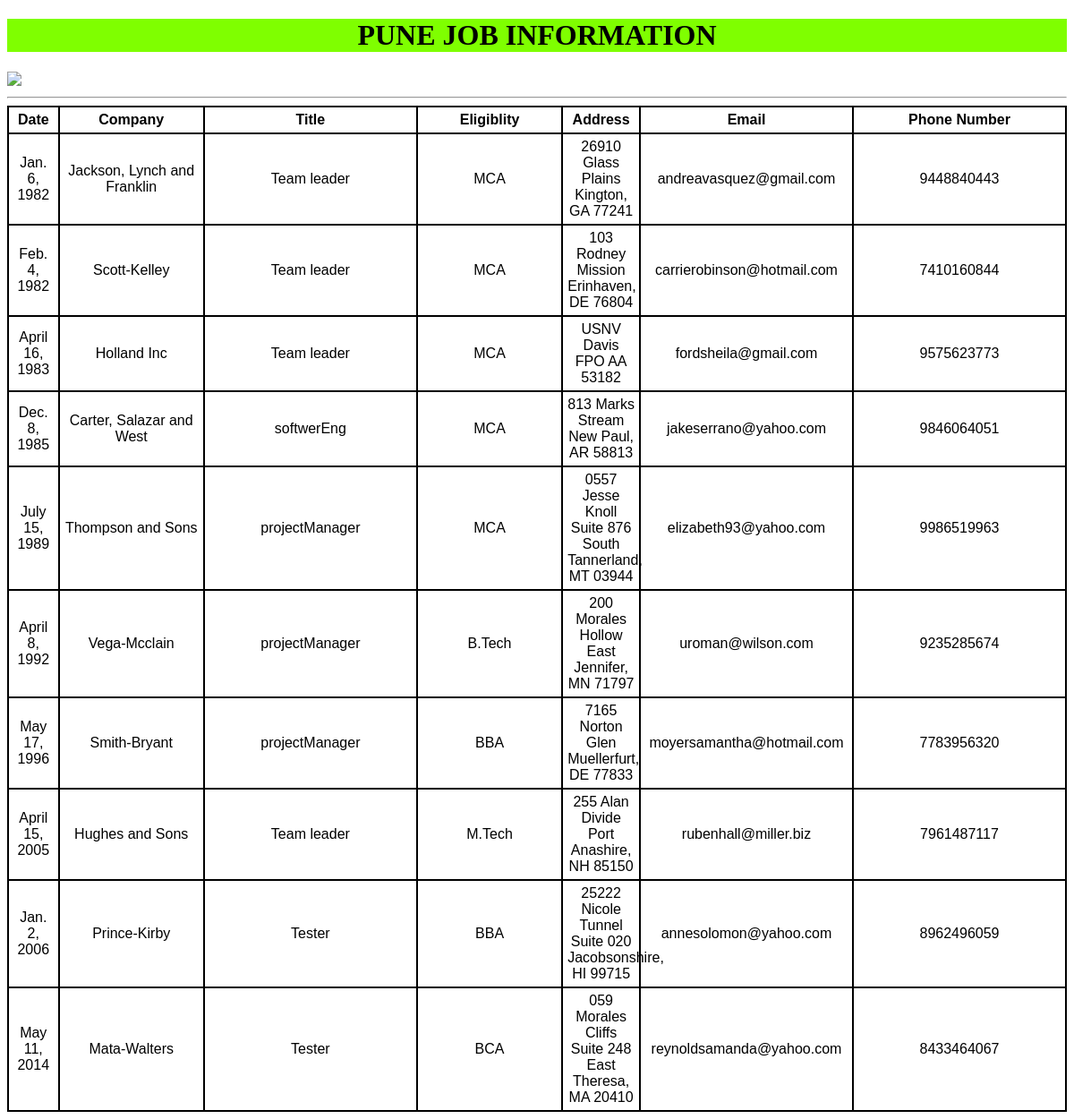
Screenshot of /p/ with the database file from the repository.
### J_App/models.py (models this page shows)
class Pune_jobs(models.Model):
    date=models.DateField()
    company=models.CharField(max_length=100)
    title=models.CharField(max_length=100)
    elisbility=models.CharField(max_length=100)
    address=models.CharField(max_length=100)
    email=models.EmailField()
    phoneno=models.IntegerField()

### J_App/views.py (the view)
# urls.py: path('p/',views.Pune_job_info),
def Pune_job_info(request):
    Jobs_list=Pune_jobs.objects.order_by('date')
    my_dict={'job_list':Jobs_list}
    return render(request,'MyApp/PuneJob.html',context=my_dict)

### templates/MyApp/PuneJob.html (shortened to what this page needs)
<!DOCTYPE html>
{% load static %}
<html lang="en">
<head>
    <link rel="stylesheet" href="{% static 'CSS/demo.css' %}">
</head>
<body>
<h1>PUNE JOB INFORMATION</h1>
<img src="{% static 'Image/Green.jpg' %}">
<hr>
  {% if job_list %}
<table>
    <thead>
    <th>Date</th>
    <th>Company</th>
    <th>Title</th>
    <th>Eligiblity</th>
    <th>Address</th>
    <th>Email</th>
    <th>Phone Number</th>
    </thead>
    {% for job in job_list %}
    <tr>
        <td>{{ job.date }}</td>
        <td>{{ job.company }}</td>
        <td>{{ job.title }}</td>
        <td>{{ job.elisbility }}</td>
        <td>{{ job.address }}</td>
        <td>{{ job.email }}</td>
        <td>{{ job.phoneno }}</td>
    </tr>
    {% endfor %}
</table>
  {% else %}
<p>No Recode Found In PUNE job page </p>
{% endif %}
</body>
</html>

### static/CSS/demo.css (style rules this page uses)
h1 { text-align: center; background: chartreuse }
table { table-layout: fixed; width:100%;border-collapse: collapse; font-family: sans-serif; }
table,th,td { border: 2px solid black; }
th,td { padding: 5px; text-align: center; }
thead th:nth-child(1) { width:6% }
thead th:nth-child(2) { width:20% }
thead th:nth-child(3) { width:30% }
thead th:nth-child(4) { width:20% }
thead th:nth-child(5) { width:10% }
thead th:nth-child(6) { width: 30% }
thead th:nth-child(7) { width: 30% }

### rows the page displays
Pune_jobs: date "Jan. 6, 1982", company "Jackson, Lynch and Franklin", title "Team leader", elisbility "MCA", address "26910 Glass Plains Kington, GA 77241", email "andreavasquez@gmail.com", phoneno "9448840443"
Pune_jobs: date "Feb. 4, 1982", company "Scott-Kelley", title "Team leader", elisbility "MCA", address "103 Rodney Mission Erinhaven, DE 76804", email "carrierobinson@hotmail.com", phoneno "7410160844"
Pune_jobs: date "April 16, 1983", company "Holland Inc", title "Team leader", elisbility "MCA", address "USNV Davis FPO AA 53182", email "fordsheila@gmail.com", phoneno "9575623773"
Pune_jobs: date "Dec. 8, 1985", company "Carter, Salazar and West", title "softwerEng", elisbility "MCA", address "813 Marks Stream New Paul, AR 58813", email "jakeserrano@yahoo.com", phoneno "9846064051"
Pune_jobs: date "July 15, 1989", company "Thompson and Sons", title "projectManager", elisbility "MCA", address "0557 Jesse Knoll Suite 876 South Tannerland, MT 03944", email "elizabeth93@yahoo.com", phoneno "9986519963"
Pune_jobs: date "April 8, 1992", company "Vega-Mcclain", title "projectManager", elisbility "B.Tech", address "200 Morales Hollow East Jennifer, MN 71797", email "uroman@wilson.com", phoneno "9235285674"
Pune_jobs: date "May 17, 1996", company "Smith-Bryant", title "projectManager", elisbility "BBA", address "7165 Norton Glen Muellerfurt, DE 77833", email "moyersamantha@hotmail.com", phoneno "7783956320"
Pune_jobs: date "April 15, 2005", company "Hughes and Sons", title "Team leader", elisbility "M.Tech", address "255 Alan Divide Port Anashire, NH 85150", email "rubenhall@miller.biz", phoneno "7961487117"
Pune_jobs: date "Jan. 2, 2006", company "Prince-Kirby", title "Tester", elisbility "BBA", address "25222 Nicole Tunnel Suite 020 Jacobsonshire, HI 99715", email "annesolomon@yahoo.com", phoneno "8962496059"
Pune_jobs: date "May 11, 2014", company "Mata-Walters", title "Tester", elisbility "BCA", address "059 Morales Cliffs Suite 248 East Theresa, MA 20410", email "reynoldsamanda@yahoo.com", phoneno "8433464067"
